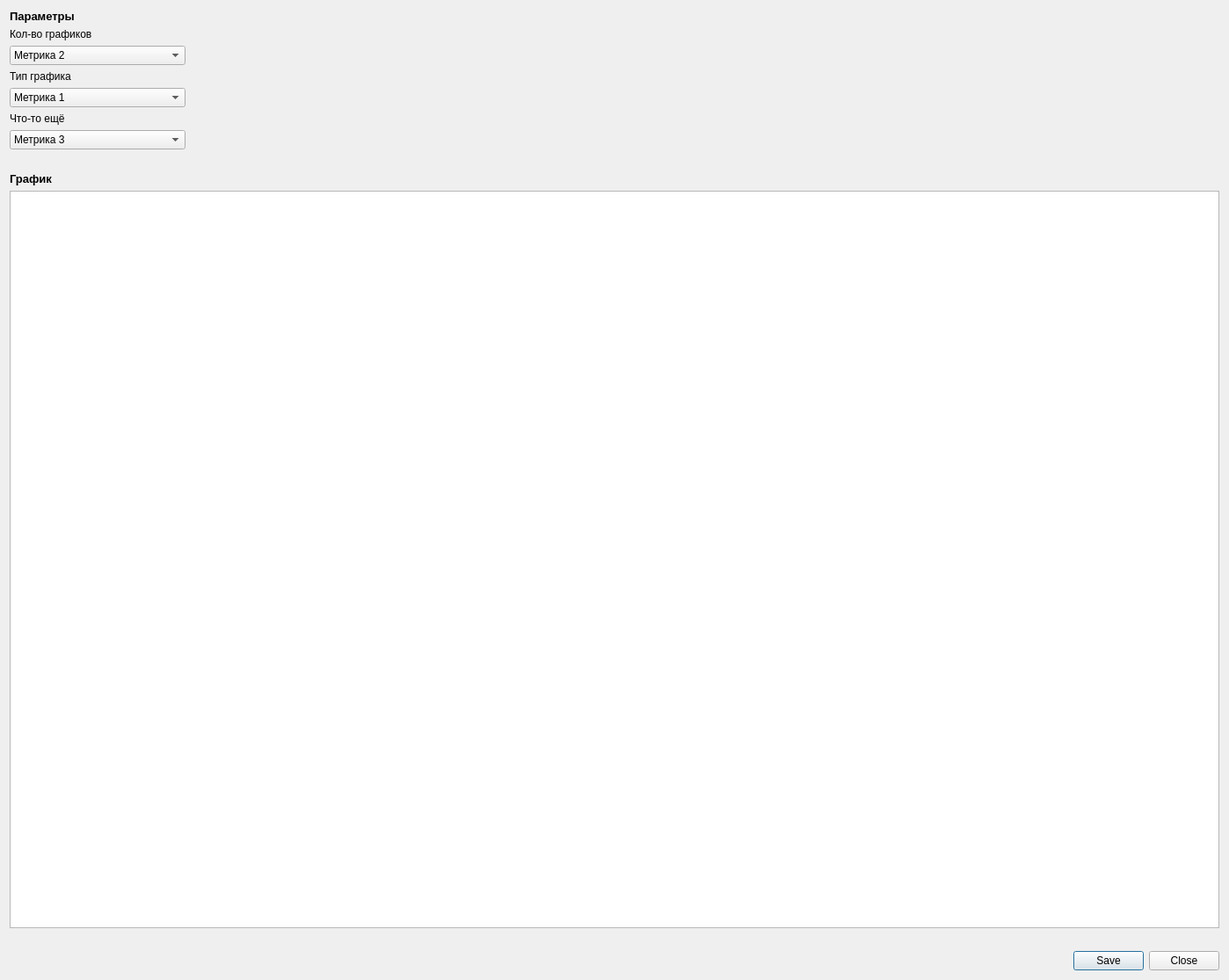
<?xml version="1.0" encoding="UTF-8"?>
<ui version="4.0">
 <class>Dialog</class>
 <widget class="QDialog" name="Dialog">
  <property name="geometry">
   <rect>
    <x>0</x>
    <y>0</y>
    <width>1398</width>
    <height>1115</height>
   </rect>
  </property>
  <property name="windowTitle">
   <string>Dialog</string>
  </property>
  <layout class="QGridLayout" name="gridLayout">
   <item row="15" column="0" colspan="8">
    <widget class="QGraphicsView" name="graphicsView"/>
   </item>
   <item row="1" column="0">
    <widget class="QLabel" name="label">
     <property name="sizePolicy">
      <sizepolicy hsizetype="Fixed" vsizetype="Fixed">
       <horstretch>0</horstretch>
       <verstretch>0</verstretch>
      </sizepolicy>
     </property>
     <property name="font">
      <font>
       <pointsize>10</pointsize>
       <weight>75</weight>
       <bold>true</bold>
      </font>
     </property>
     <property name="text">
      <string>Параметры</string>
     </property>
    </widget>
   </item>
   <item row="13" column="0">
    <widget class="QLabel" name="label_2">
     <property name="font">
      <font>
       <pointsize>10</pointsize>
       <weight>75</weight>
       <bold>true</bold>
      </font>
     </property>
     <property name="text">
      <string>График</string>
     </property>
    </widget>
   </item>
   <item row="16" column="0" colspan="8">
    <spacer name="horizontalSpacer_2">
     <property name="orientation">
      <enum>Qt::Horizontal</enum>
     </property>
     <property name="sizeHint" stdset="0">
      <size>
       <width>40</width>
       <height>20</height>
      </size>
     </property>
    </spacer>
   </item>
   <item row="17" column="7">
    <widget class="QDialogButtonBox" name="buttonBox">
     <property name="sizePolicy">
      <sizepolicy hsizetype="Fixed" vsizetype="Fixed">
       <horstretch>0</horstretch>
       <verstretch>0</verstretch>
      </sizepolicy>
     </property>
     <property name="orientation">
      <enum>Qt::Horizontal</enum>
     </property>
     <property name="standardButtons">
      <set>QDialogButtonBox::Close|QDialogButtonBox::Save</set>
     </property>
    </widget>
   </item>
   <item row="12" column="0" colspan="8">
    <spacer name="horizontalSpacer">
     <property name="orientation">
      <enum>Qt::Horizontal</enum>
     </property>
     <property name="sizeHint" stdset="0">
      <size>
       <width>40</width>
       <height>20</height>
      </size>
     </property>
    </spacer>
   </item>
   <item row="4" column="0" colspan="2">
    <widget class="QComboBox" name="comboBox_2">
     <property name="sizePolicy">
      <sizepolicy hsizetype="Fixed" vsizetype="Fixed">
       <horstretch>0</horstretch>
       <verstretch>0</verstretch>
      </sizepolicy>
     </property>
     <property name="minimumSize">
      <size>
       <width>0</width>
       <height>0</height>
      </size>
     </property>
     <property name="maximumSize">
      <size>
       <width>200</width>
       <height>200</height>
      </size>
     </property>
     <item>
      <property name="text">
       <string>Метрика 2</string>
      </property>
     </item>
    </widget>
   </item>
   <item row="3" column="0">
    <widget class="QLabel" name="label_4">
     <property name="text">
      <string>Кол-во графиков</string>
     </property>
    </widget>
   </item>
   <item row="7" column="0">
    <widget class="QLabel" name="label_5">
     <property name="text">
      <string>Что-то ещё</string>
     </property>
    </widget>
   </item>
   <item row="5" column="0">
    <widget class="QLabel" name="label_3">
     <property name="text">
      <string>Тип графика</string>
     </property>
    </widget>
   </item>
   <item row="6" column="0" colspan="2">
    <widget class="QComboBox" name="comboBox">
     <property name="enabled">
      <bool>true</bool>
     </property>
     <property name="sizePolicy">
      <sizepolicy hsizetype="Fixed" vsizetype="Fixed">
       <horstretch>0</horstretch>
       <verstretch>0</verstretch>
      </sizepolicy>
     </property>
     <property name="minimumSize">
      <size>
       <width>0</width>
       <height>0</height>
      </size>
     </property>
     <property name="maximumSize">
      <size>
       <width>200</width>
       <height>200</height>
      </size>
     </property>
     <property name="currentText">
      <string>Метрика 1</string>
     </property>
     <item>
      <property name="text">
       <string>Метрика 1</string>
      </property>
     </item>
    </widget>
   </item>
   <item row="8" column="0" colspan="2">
    <widget class="QComboBox" name="comboBox_3">
     <property name="sizePolicy">
      <sizepolicy hsizetype="Fixed" vsizetype="Fixed">
       <horstretch>0</horstretch>
       <verstretch>0</verstretch>
      </sizepolicy>
     </property>
     <property name="maximumSize">
      <size>
       <width>200</width>
       <height>300</height>
      </size>
     </property>
     <item>
      <property name="text">
       <string>Метрика 3</string>
      </property>
     </item>
    </widget>
   </item>
  </layout>
 </widget>
 <resources/>
 <connections>
  <connection>
   <sender>buttonBox</sender>
   <signal>accepted()</signal>
   <receiver>Dialog</receiver>
   <slot>accept()</slot>
   <hints>
    <hint type="sourcelabel">
     <x>248</x>
     <y>254</y>
    </hint>
    <hint type="destinationlabel">
     <x>157</x>
     <y>274</y>
    </hint>
   </hints>
  </connection>
  <connection>
   <sender>buttonBox</sender>
   <signal>rejected()</signal>
   <receiver>Dialog</receiver>
   <slot>reject()</slot>
   <hints>
    <hint type="sourcelabel">
     <x>316</x>
     <y>260</y>
    </hint>
    <hint type="destinationlabel">
     <x>286</x>
     <y>274</y>
    </hint>
   </hints>
  </connection>
 </connections>
</ui>
